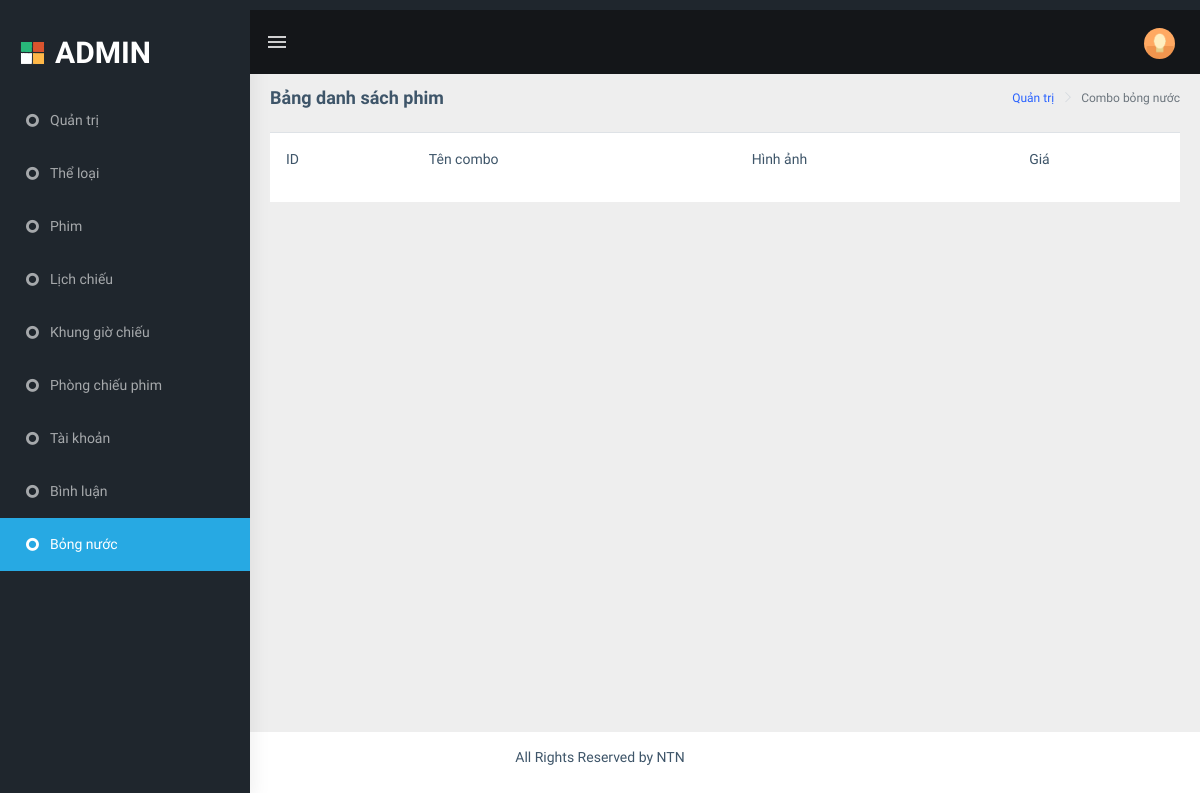
Page /admin/index.php?act=list_bongnuoc on the earlier database version.
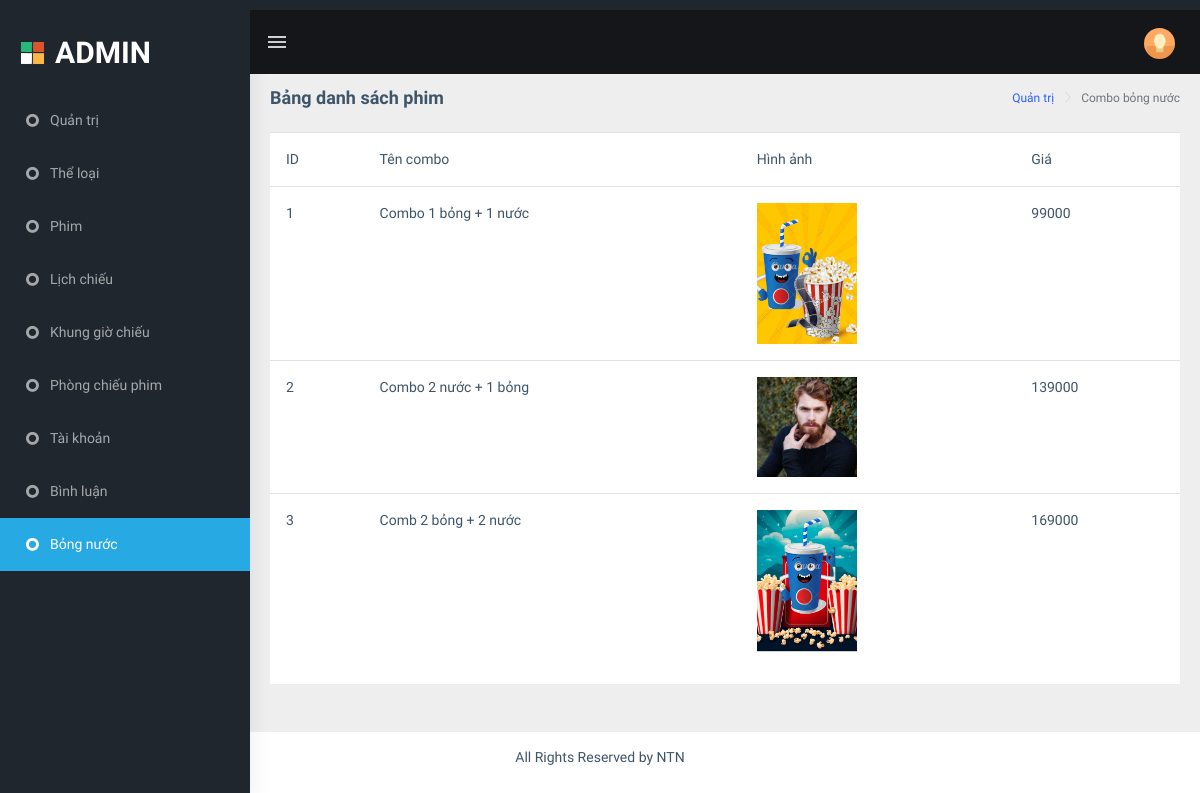
Same page on the later database version.
### tables this page shows
CREATE TABLE `bong_nuoc` (
  `id` int(11) NOT NULL,
  `ten_combo` varchar(255) NOT NULL,
  `hinh_anh` varchar(255) NOT NULL,
  `gia` decimal(10,0) NOT NULL
);

### admin/models/pdo.php (called while the page is built, shortened)
<?php
function pdo_get_connection(){
    $dburl = "mysql:host=localhost;dbname=duan11;charset=utf8";
    $username = 'root';
    $password = '';
    $conn = new PDO($dburl, $username, $password);
    $conn->setAttribute(PDO::ATTR_ERRMODE, PDO::ERRMODE_EXCEPTION);
    return $conn;
}
function pdo_query($sql){
    $sql_args = array_slice(func_get_args(), 1);
    try{
        $conn = pdo_get_connection();
        $stmt = $conn->prepare($sql);
        $stmt->execute($sql_args);
        $rows = $stmt->fetchAll();
        return $rows;
    }
    catch(PDOException $e){
        throw $e;
    }
    finally{
        unset($conn);
    }
}

### admin/models/bongnuoc.php (called while the page is built)
<?php
    function loadall_bongnuoc(){
            $sql="SELECT * FROM bong_nuoc order by id asc";
            $listbongnuoc = pdo_query($sql);
            return $listbongnuoc;
        }
?>

### admin/bong_nuoc/list.php (the view)
<div class="page-wrapper">
    <div class="page-breadcrumb">
        <div class="row">
            <div class="col-12 d-flex no-block align-items-center">
                <h4 class="page-title">Bảng danh sách phim </h4>
                <div class="ml-auto text-right">
                    <nav aria-label="breadcrumb">
                        <ol class="breadcrumb">
                            <li class="breadcrumb-item"><a href="#">Quản trị</a></li>
                            <li class="breadcrumb-item active" aria-current="page">Combo bỏng nước</li>
                        </ol>
                    </nav>
                </div>
            </div>
        </div>
    </div>
    <div class="container-fluid">
        <div class="row">
            <div class="col-12">
                <div class="card">
                    <table class="table">
                    <tr>
                        <td>ID</td>
                        <td>Tên combo</td>
                        <td>Hình ảnh</td>
                        <td>Giá</td>
                    </tr>
                    <?php
                    foreach($listbongnuoc as $row)
                    {
                    ?>
                        <tr>
                            <td> <?= $row['id'] ?></td>
                            <td> <?= $row['ten_combo'] ?></td>
                            <td> <img src="../admin/upload/<?= $row['hinh_anh'] ?>" style='width:100px'></td>
                            <td> <?= $row['gia'] ?></td>
                        </tr>
                    <?php
                        }
                    ?>
                    </table>
                </div>
            </div>
        </div>
    </div>
</div>

### admin/view/layout/header.php (shortened to what this page needs)
<!DOCTYPE html>
<html dir="ltr" lang="en">
<head>
    <link href="assets/libs/flot/css/float-chart.css" rel="stylesheet">
    <link href="dist/css/style.min.css" rel="stylesheet">
</head>
<body>
    <div id="main-wrapper">
        <header class="topbar" data-navbarbg="skin5">
            <nav class="navbar top-navbar navbar-expand-md navbar-dark">
                <div class="navbar-header" data-logobg="skin5">
                    <a class="navbar-brand" href="index.html">
                        <b class="logo-icon p-l-10 p-t-20">
                            <img src="assets/images/logo-icon.png" alt="homepage" class="light-logo" />
                        </b>
                        <span class="logo-text h2 text-white p-t-30">
                            ADMIN
                        </span>
                    </a>
                </div>
                <div class="navbar-collapse collapse" id="navbarSupportedContent" data-navbarbg="skin5">
                    <ul class="navbar-nav float-left mr-auto">
                        <li class="nav-item d-none d-md-block"><a class="nav-link sidebartoggler waves-effect waves-light" href="javascript:void(0)" data-sidebartype="mini-sidebar"><i class="mdi mdi-menu font-24"></i></a></li>
                        <li class="nav-item dropdown">
                            <a class="nav-link dropdown-toggle" href="#" id="navbarDropdown" role="button" data-toggle="dropdown" aria-haspopup="true" aria-expanded="false">
                            </a>
                        </li>
                    </ul>
                    <ul class="navbar-nav float-right">
                        <li class="nav-item dropdown">
                            <a class="nav-link dropdown-toggle text-muted waves-effect waves-dark pro-pic" href="" data-toggle="dropdown" aria-haspopup="true" aria-expanded="false"><img src="assets/images/users/1.jpg" alt="user" class="rounded-circle" width="31"></a>
                        </li>
                    </ul>
                </div>
            </nav>
        </header>
        <aside class="left-sidebar" data-sidebarbg="skin5">
            <div class="scroll-sidebar">
                <nav class="sidebar-nav">
                    <ul id="sidebarnav" class="p-t-30">
                        <li class="sidebar-item"> <a class="sidebar-link waves-effect waves-dark sidebar-link" href="index.php" aria-expanded="false"><i class="fas fa-genderless"></i><span class="hide-menu">Quản trị</span></a></li>
                        <li class="sidebar-item"> <a class="sidebar-link waves-effect waves-dark sidebar-link" href="index.php?act=list_theloai" aria-expanded="false"><i class="fas fa-genderless"></i><span class="hide-menu">Thể loại</span></a></li>
                        <li class="sidebar-item"> <a class="sidebar-link waves-effect waves-dark sidebar-link" href="index.php?act=list_phim" aria-expanded="false"><i class="fas fa-genderless"></i><span class="hide-menu">Phim</span></a></li>
                        <li class="sidebar-item"> <a class="sidebar-link waves-effect waves-dark sidebar-link" href="index.php?act=list_lichchieu" aria-expanded="false"><i class="fas fa-genderless"></i><span class="hide-menu">Lịch chiếu</span></a></li>
                        <li class="sidebar-item"> <a class="sidebar-link waves-effect waves-dark sidebar-link" href="index.php?act=list_khunggio" aria-expanded="false"><i class="fas fa-genderless"></i><span class="hide-menu">Khung giờ chiếu</span></a></li>
                        <li class="sidebar-item"> <a class="sidebar-link waves-effect waves-dark sidebar-link" href="index.php?act=list_phongchieu" aria-expanded="false"><i class="fas fa-genderless"></i><span class="hide-menu">Phòng chiếu phim</span></a></li>
                        <li class="sidebar-item"> <a class="sidebar-link waves-effect waves-dark sidebar-link" href="index.php?act=list_taikhoan" aria-expanded="false"><i class="fas fa-genderless"></i><span class="hide-menu">Tài khoản</span></a></li>
                        <li class="sidebar-item"> <a class="sidebar-link waves-effect waves-dark sidebar-link" href="index.php?act=list_binhluan" aria-expanded="false"><i class="fas fa-genderless"></i><span class="hide-menu">Bình luận</span></a></li>
                        <li class="sidebar-item"> <a class="sidebar-link waves-effect waves-dark sidebar-link" href="index.php?act=list_bongnuoc" aria-expanded="false"><i class="fas fa-genderless"></i><span class="hide-menu">Bỏng nước</span></a></li>
                    </ul>
                </nav>
            </div>
        </aside>

### admin/index.php (shortened to what this page needs)
<?php
    include '../admin/view/layout/header.php';
    include "../admin/models/theloai.php";
    include "../admin/models/pdo.php";
    include "../admin/models/bongnuoc.php";
    if(isset($_GET['act'])){
        $act=$_GET['act'];
        switch($act){
                case 'list_bongnuoc':
                    $listbongnuoc = loadall_bongnuoc();
                    include "../admin/bong_nuoc/list.php";
                    break;
        }
    }else{
        include '../admin/view/layout/home.php';
    }
    include '../admin/view/layout/footer.php';
?>

### admin/view/layout/footer.php (shortened to what this page needs)
        </div>
        <footer class="footer text-center">
                All Rights Reserved by NTN
        </footer>
</body>
</html>

Differences in the rows shown:
added bong_nuoc: id "1", ten_combo "Combo 1 bỏng + 1 nước", hinh_anh (picture), gia "99000"
added bong_nuoc: id "2", ten_combo "Combo 2 nước + 1 bỏng", hinh_anh (picture), gia "139000"
added bong_nuoc: id "3", ten_combo "Comb 2 bỏng + 2 nước", hinh_anh (picture), gia "169000"
